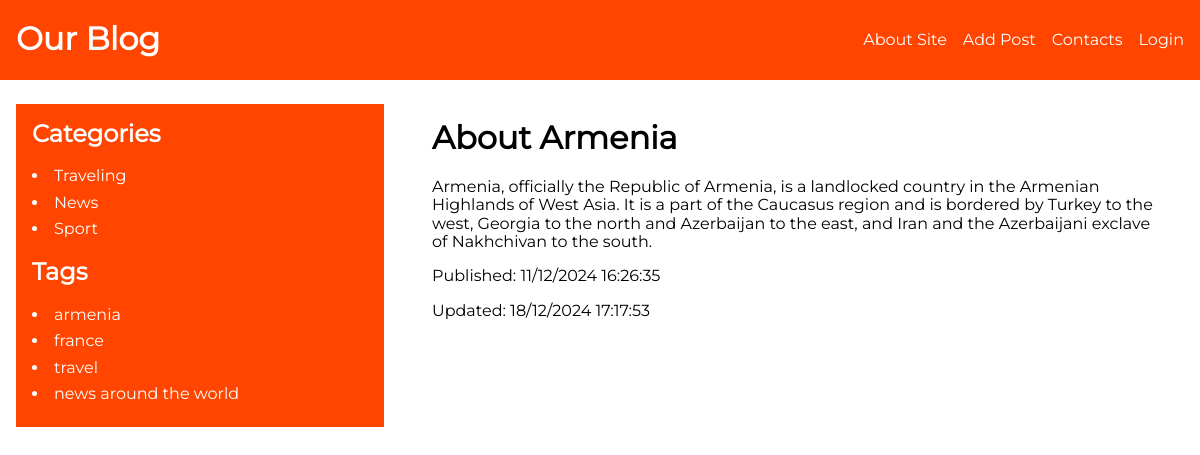
/article/about-armenia/, run on an earlier commit of the app's database.
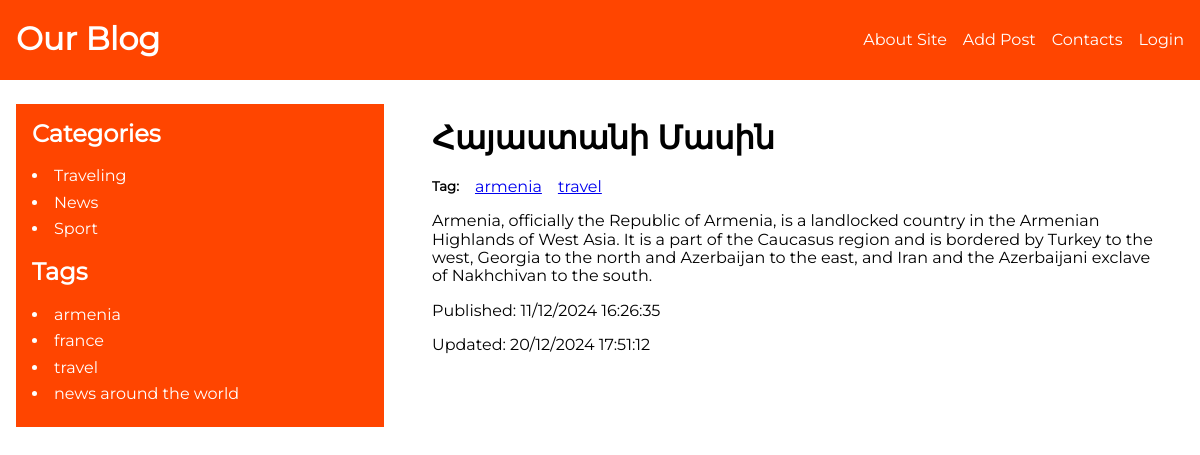
And on a later commit of the database.
### blog/models.py (models this page shows, shortened)
class Category(models.Model):
	name = models.CharField(max_length=255, db_index=True)
	slug = models.SlugField(max_length=255, unique=True, db_index=True)
	def get_absolute_url(self):
		return reverse("category", kwargs={"cat_slug": self.slug})
	class Meta:
		verbose_name = "Category"
		verbose_name_plural = "Categories"

class ArticleTags(models.Model):
	tag = models.CharField(max_length=255, db_index=True)
	slug = models.SlugField(max_length=255, unique=True, db_index=True)
	def __str__(self):
		return self.tag
	def get_absolute_url(self):
		return reverse("tag", kwargs={"tag_slug": self.slug})

class Article(models.Model):
	class Status(models.IntegerChoices):
		DRAFT = 0, "Draft"
		PUBLISHED = 1, "Published"
	title = models.CharField(
		max_length=100,
		verbose_name="Վերնագիր",
		validators=[
			MinLengthValidator(3, message="Համոզվեք որ 3 տառից ավել եք գրել"),
		]
	)
	slug = models.SlugField(
		max_length=255,
		unique=True,
		db_index=True,
		null=True,
		verbose_name="Ցուցիչ"
	)
	photo = models.ImageField(
		upload_to="photos/%Y/%m/%d/",
		default=None,
		blank=True,
		null=True,
		verbose_name="Նյութի նկար"
	)
	content = models.TextField(
		blank=True,
		verbose_name="Նյութի կոնտենտ"
	)
	time_create = models.DateTimeField(
		auto_now_add=True,
		verbose_name="Հրապարակման ամսաթիվ"
	)
	time_update = models.DateTimeField(
		auto_now=True,
		verbose_name="Փոփոխման ամսաթիվ"
	)
	is_published = models.BooleanField(
		choices=tuple(
			map(lambda x: (bool(x[0]), x[1]), Status.choices)
		),
		default=Status.PUBLISHED,
		verbose_name="Հրապարակել թե՞ ոչ"
	)
	category = models.ForeignKey(
		"Category",
		on_delete=models.CASCADE,
		related_name="items",
		verbose_name="Կատեգորիաներ"
	)
	tags = models.ManyToManyField(
		"ArticleTags",
		blank=True,
		related_name="tags",
		verbose_name="Թեգեր"
	)
	adv = models.OneToOneField(
		"Adv",
		on_delete=models.SET_NULL,
		related_name="adv",
		verbose_name="Գովազդներ",
		null=True,
		blank=True
	)
	author = models.ForeignKey(
		"Author",
		on_delete=models.CASCADE,
		related_name="author",
		verbose_name="Հեղինակ"
	)
	objects = models.Manager()
	published = ArticleManager()
	class Meta:
		ordering = ["time_create"]
		indexes = [
			models.Index(fields=["time_create"])
		]

### blog/views.py (the view)
# urls.py: path("article/<slug:article_slug>/", views.show_article, name="article"),
def show_article(request, article_slug):
	article = get_object_or_404(Article, slug=article_slug)
	data = {
		"title": article.title,
		"content": article.content,
		"time_create": article.time_create,
		"photo": article.photo,
		"time_update": article.time_update,
		"is_published": article.is_published,
		"tags": article.tags.all()
	}
	return render(request, "blog/show-article.html", data)

### blog/context.py (called while the page is built)
def menu_context(request):
	return {
		"menu": [
			{
				"link_title": "About Site",
				"link_url": "about"
			},
			{
				"link_title": "Add Post",
				"link_url": "add_post"
			},
			{
				"link_title": "Contacts",
				"link_url": "contacts"
			},
			{
				"link_title": "Login",
				"link_url": "login"
			},
		],
	}

### blog/templatetags/blog_tags.py (called while the page is built)
@register.inclusion_tag("blog/includes/categories.html")
def show_categories(cat_selected=0):
	cats = Category.objects.all()
	return {"cats": cats, "cat_selected": cat_selected}

@register.inclusion_tag("blog/includes/tags.html")
def show_tags():
	return {"tags": ArticleTags.objects.all()}

### blog/templates/blog/show-article.html (shortened to what this page needs)
{% extends "base.html" %}
{% block article %}
    <div>
        <article>
            <h1>{{title}}</h1>
            {% if tags %}
                <div class="tags_wrapper">
                    <h5>Tag:</h5>
                    {% for tag in tags %}
                        <a href="{{tag.get_absolute_url}}">
                            {{tag}}
                        </a>
                    {% endfor %}
                </div>
            {% endif %}
            <p>{{content|linebreaksbr}}</p>
            <div>
                <p>Published: {{time_create|date:"d/m/Y H:i:s"}}</p>
                <p>Updated: {{time_update|date:"d/m/Y H:i:s"}}</p>
            </div>
        </article>
    </div>
{% endblock %}

### blog/templates/blog/includes/categories.html
<h2>Categories</h2>
<ul class="categories">
    {% for cat in cats %}
        {% if cat.id == cat_selected %}
            <li class="active_cat">{{cat.name}}</li>
        {% else %}
            <li>
                <a class="category_item" href="{{ cat.get_absolute_url }}">{{cat.name}}</a>
            </li>
        {% endif %}
    {% endfor %}
</ul>

### blog/templates/blog/includes/tags.html
{% if tags %}
<h2>Tags</h2>
<ul class="tags">
    {% for tag in tags %}
    <li>
        <a class="category_item" href="{{ tag.get_absolute_url }}">{{tag.tag}}</a>
    </li>
    {% endfor %}
</ul>
{% endif %}

What changed in the data, as far as the page shows it:
now on one of the page's lists (row unchanged): ArticleTags: tag "armenia"
now on one of the page's lists (row unchanged): ArticleTags: tag "travel"
changed Article: title "About Armenia" → "Հայաստանի Մասին"; time_update "18/12/2024 17:17:53" → "20/12/2024 17:51:12"
Also different on the page:
text now shown: "Tag:"
